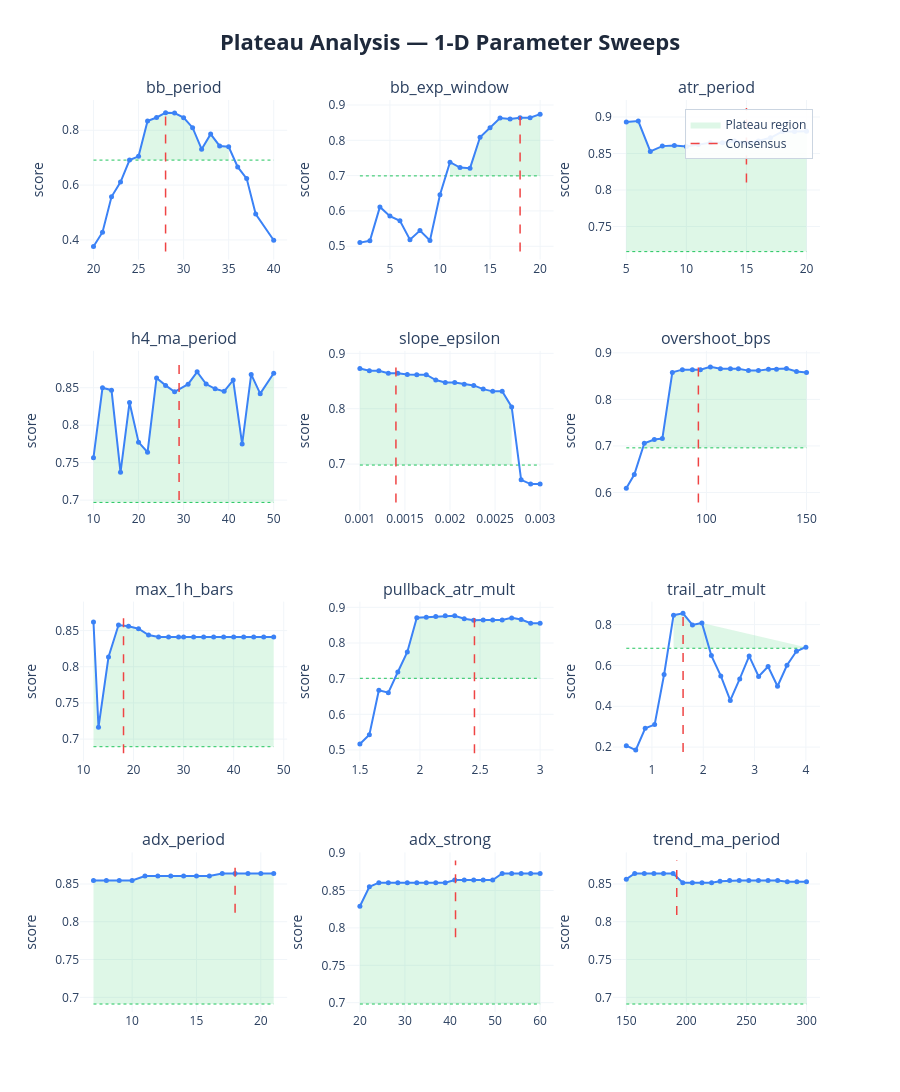

Here is the notebook cell this chart was saved with:
### Markdown cell above
### 1-D sweep charts:
| Element | Meaning | Good | Bad |
|---------|---------|------|-----|
| **Blue curve** | Composite score at each value of the parameter, with all others held at consensus | Flat-topped curve — performance is insensitive to the exact value | Narrow spike — optimizer latched onto one specific value, everything nearby is worse |
| **Red dashed line** | Where the consensus value sits | On the flat top of the curve | On a steep slope or at the edge of a cliff |
| **Green dashed line** | Cutoff at 80% of peak score — the boundary between plateau and non-plateau | Blue curve stays above this line across most of the range | Blue curve dips below it quickly either side of the peak |
| **Green shading** | Plateau region — all values where the score stays within 20% of the peak | Wide green band spanning most of the range (robust) | Thin sliver or no shading at all (fragile/overfit) |

### Code cell
# ── visual sweep curves ───────────────────────────────────────────────────
plot_plateau_analysis(
    sweep_results    = sweep_results,
    consensus_params = results['consensus_params'],
    param_defs       = PARAM_DEFS,
    fixed_params     = FIXED_PARAMS,
    threshold        = 0.20,
    show             = False,
    save_html        = None,
)

### Figure 1 — Plotly figure (JSON) as saved in the notebook; plotly's stock layout.template omitted (floating-point values rounded to 4 significant figures)
{"data": [{"fill": "toself", "fillcolor": "rgba(34, 197, 94, 0.15)", "hoverinfo": "skip", "line": {"color": "rgba(0,0,0,0)"}, "name": "Plateau region", "showlegend": true, "type": "scatter", "x": [24, 25, 26, 27, 28, 29, 30, 31, 32, 33, 34, 35, 35, 34, 33, 32, 31, 30, 29, 28, 27, 26, 25, 24], "xaxis": "x", "y": [0.6912, 0.7049, 0.8339, 0.8466, 0.8639, 0.8625, 0.8459, 0.8093, 0.7311, 0.7859, 0.7429, 0.7399, 0.6911, 0.6911, 0.6911, 0.6911, 0.6911, 0.6911, 0.6911, 0.6911, 0.6911, 0.6911, 0.6911, 0.6911], "yaxis": "y"}, {"hoverinfo": "skip", "line": {"color": "#22c55e", "dash": "dot", "width": 1}, "mode": "lines", "showlegend": false, "type": "scatter", "x": [20, 40], "xaxis": "x", "y": [0.6911, 0.6911], "yaxis": "y"}, {"hovertemplate": "<b>bb_period</b><br>Value: %{x:.4g}<br>Score: %{y:.4f}<br><extra></extra>", "line": {"color": "#3b82f6", "width": 2}, "marker": {"size": 5}, "mode": "lines+markers", "name": "bb_period", "showlegend": false, "type": "scatter", "x": [20, 21, 22, 23, 24, 25, 26, 27, 28, 29, 30, 31, 32, 33, 34, 35, 36, 37, 38, 40], "xaxis": "x", "y": [0.3762, 0.4283, 0.5573, 0.6112, 0.6912, 0.7049, 0.8339, 0.8466, 0.8639, 0.8625, 0.8459, 0.8093, 0.7311, 0.7859, 0.7429, 0.7399, 0.6664, 0.6237, 0.4944, 0.3989], "yaxis": "y"}, {"hoverinfo": "skip", "line": {"color": "#ef4444", "dash": "dash", "width": 1.5}, "mode": "lines", "name": "Consensus", "showlegend": true, "type": "scatter", "x": [28, 28], "xaxis": "x", "y": [0.3574, 0.8812], "yaxis": "y"}, {"fill": "toself", "fillcolor": "rgba(34, 197, 94, 0.15)", "hoverinfo": "skip", "line": {"color": "rgba(0,0,0,0)"}, "name": "Plateau region", "showlegend": false, "type": "scatter", "x": [11, 12, 13, 14, 15, 16, 17, 18, 19, 20, 20, 19, 18, 17, 16, 15, 14, 13, 12, 11], "xaxis": "x2", "y": [0.738, 0.723, 0.7211, 0.8088, 0.8356, 0.863, 0.8605, 0.8639, 0.8641, 0.8741, 0.6992, 0.6992, 0.6992, 0.6992, 0.6992, 0.6992, 0.6992, 0.6992, 0.6992, 0.6992], "yaxis": "y2"}, {"hoverinfo": "skip", "line": {"color": "#22c55e", "dash": "dot", "width": 1}, "mode": "lines", "showlegend": false, "type": "scatter", "x": [2, 20], "xaxis": "x2", "y": [0.6992, 0.6992], "yaxis": "y2"}, {"hovertemplate": "<b>bb_exp_window</b><br>Value: %{x:.4g}<br>Score: %{y:.4f}<br><extra></extra>", "line": {"color": "#3b82f6", "width": 2}, "marker": {"size": 5}, "mode": "lines+markers", "name": "bb_exp_window", "showlegend": false, "type": "scatter", "x": [2, 3, 4, 5, 6, 7, 8, 9, 10, 11, 12, 13, 14, 15, 16, 17, 18, 19, 20], "xaxis": "x2", "y": [0.5103, 0.5154, 0.6114, 0.5853, 0.5721, 0.5184, 0.5444, 0.5163, 0.6459, 0.738, 0.723, 0.7211, 0.8088, 0.8356, 0.863, 0.8605, 0.8639, 0.8641, 0.8741], "yaxis": "y2"}, {"hoverinfo": "skip", "line": {"color": "#ef4444", "dash": "dash", "width": 1.5}, "mode": "lines", "name": "Consensus", "showlegend": false, "type": "scatter", "x": [18, 18], "xaxis": "x2", "y": [0.4848, 0.8915], "yaxis": "y2"}, {"fill": "toself", "fillcolor": "rgba(34, 197, 94, 0.15)", "hoverinfo": "skip", "line": {"color": "rgba(0,0,0,0)"}, "name": "Plateau region", "showlegend": false, "type": "scatter", "x": [5, 6, 7, 8, 9, 10, 11, 12, 13, 14, 15, 16, 17, 18, 19, 20, 20, 19, 18, 17, 16, 15, 14, 13, 12, 11, 10, 9, 8, 7, 6, 5], "xaxis": "x3", "y": [0.8932, 0.8944, 0.8527, 0.8601, 0.861, 0.8596, 0.8621, 0.8646, 0.8648, 0.8671, 0.8639, 0.8671, 0.8714, 0.8801, 0.8802, 0.8804, 0.7156, 0.7156, 0.7156, 0.7156, 0.7156, 0.7156, 0.7156, 0.7156, 0.7156, 0.7156, 0.7156, 0.7156, 0.7156, 0.7156, 0.7156, 0.7156], "yaxis": "y3"}, {"hoverinfo": "skip", "line": {"color": "#22c55e", "dash": "dot", "width": 1}, "mode": "lines", "showlegend": false, "type": "scatter", "x": [5, 20], "xaxis": "x3", "y": [0.7156, 0.7156], "yaxis": "y3"}, {"hovertemplate": "<b>atr_period</b><br>Value: %{x:.4g}<br>Score: %{y:.4f}<br><extra></extra>", "line": {"color": "#3b82f6", "width": 2}, "marker": {"size": 5}, "mode": "lines+markers", "name": "atr_period", "showlegend": false, "type": "scatter", "x": [5, 6, 7, 8, 9, 10, 11, 12, 13, 14, 15, 16, 17, 18, 19, 20], "xaxis": "x3", "y": [0.8932, 0.8944, 0.8527, 0.8601, 0.861, 0.8596, 0.8621, 0.8646, 0.8648, 0.8671, 0.8639, 0.8671, 0.8714, 0.8801, 0.8802, 0.8804], "yaxis": "y3"}, {"hoverinfo": "skip", "line": {"color": "#ef4444", "dash": "dash", "width": 1.5}, "mode": "lines", "name": "Consensus", "showlegend": false, "type": "scatter", "x": [15, 15], "xaxis": "x3", "y": [0.8101, 0.9123], "yaxis": "y3"}, {"fill": "toself", "fillcolor": "rgba(34, 197, 94, 0.15)", "hoverinfo": "skip", "line": {"color": "rgba(0,0,0,0)"}, "name": "Plateau region", "showlegend": false, "type": "scatter", "x": [10, 12, 14, 16, 18, 20, 22, 24, 26, 28, 31, 33, 35, 37, 39, 41, 43, 45, 47, 50, 50, 47, 45, 43, 41, 39, 37, 35, 33, 31, 28, 26, 24, 22, 20, 18, 16, 14, 12, 10], "xaxis": "x4", "y": [0.7566, 0.8498, 0.8467, 0.7371, 0.8304, 0.7774, 0.7639, 0.8631, 0.8531, 0.8445, 0.8547, 0.8712, 0.8549, 0.8486, 0.8451, 0.8601, 0.7749, 0.8678, 0.8421, 0.8693, 0.6969, 0.6969, 0.6969, 0.6969, 0.6969, 0.6969, 0.6969, 0.6969, 0.6969, 0.6969, 0.6969, 0.6969, 0.6969, 0.6969, 0.6969, 0.6969, 0.6969, 0.6969, 0.6969, 0.6969], "yaxis": "y4"}, {"hoverinfo": "skip", "line": {"color": "#22c55e", "dash": "dot", "width": 1}, "mode": "lines", "showlegend": false, "type": "scatter", "x": [10, 50], "xaxis": "x4", "y": [0.6969, 0.6969], "yaxis": "y4"}, {"hovertemplate": "<b>h4_ma_period</b><br>Value: %{x:.4g}<br>Score: %{y:.4f}<br><extra></extra>", "line": {"color": "#3b82f6", "width": 2}, "marker": {"size": 5}, "mode": "lines+markers", "name": "h4_ma_period", "showlegend": false, "type": "scatter", "x": [10, 12, 14, 16, 18, 20, 22, 24, 26, 28, 31, 33, 35, 37, 39, 41, 43, 45, 47, 50], "xaxis": "x4", "y": [0.7566, 0.8498, 0.8467, 0.7371, 0.8304, 0.7774, 0.7639, 0.8631, 0.8531, 0.8445, 0.8547, 0.8712, 0.8549, 0.8486, 0.8451, 0.8601, 0.7749, 0.8678, 0.8421, 0.8693], "yaxis": "y4"}, {"hoverinfo": "skip", "line": {"color": "#ef4444", "dash": "dash", "width": 1.5}, "mode": "lines", "name": "Consensus", "showlegend": false, "type": "scatter", "x": [29, 29], "xaxis": "x4", "y": [0.7003, 0.8886], "yaxis": "y4"}, {"fill": "toself", "fillcolor": "rgba(34, 197, 94, 0.15)", "hoverinfo": "skip", "line": {"color": "rgba(0,0,0,0)"}, "name": "Plateau region", "showlegend": false, "type": "scatter", "x": [0.001, 0.001105, 0.001211, 0.001316, 0.001421, 0.001526, 0.001632, 0.001737, 0.001842, 0.001947, 0.002053, 0.002158, 0.002263, 0.002368, 0.002474, 0.002579, 0.002684, 0.002684, 0.002579, 0.002474, 0.002368, 0.002263, 0.002158, 0.002053, 0.001947, 0.001842, 0.001737, 0.001632, 0.001526, 0.001421, 0.001316, 0.001211, 0.001105, 0.001], "xaxis": "x5", "y": [0.8727, 0.8686, 0.8686, 0.8639, 0.8639, 0.8616, 0.8613, 0.8613, 0.8517, 0.8473, 0.8473, 0.8442, 0.8421, 0.8353, 0.8313, 0.8314, 0.8033, 0.6982, 0.6982, 0.6982, 0.6982, 0.6982, 0.6982, 0.6982, 0.6982, 0.6982, 0.6982, 0.6982, 0.6982, 0.6982, 0.6982, 0.6982, 0.6982, 0.6982], "yaxis": "y5"}, {"hoverinfo": "skip", "line": {"color": "#22c55e", "dash": "dot", "width": 1}, "mode": "lines", "showlegend": false, "type": "scatter", "x": [0.001, 0.003], "xaxis": "x5", "y": [0.6982, 0.6982], "yaxis": "y5"}, {"hovertemplate": "<b>slope_epsilon</b><br>Value: %{x:.4g}<br>Score: %{y:.4f}<br><extra></extra>", "line": {"color": "#3b82f6", "width": 2}, "marker": {"size": 5}, "mode": "lines+markers", "name": "slope_epsilon", "showlegend": false, "type": "scatter", "x": [0.001, 0.001105, 0.001211, 0.001316, 0.001421, 0.001526, 0.001632, 0.001737, 0.001842, 0.001947, 0.002053, 0.002158, 0.002263, 0.002368, 0.002474, 0.002579, 0.002684, 0.002789, 0.002895, 0.003], "xaxis": "x5", "y": [0.8727, 0.8686, 0.8686, 0.8639, 0.8639, 0.8616, 0.8613, 0.8613, 0.8517, 0.8473, 0.8473, 0.8442, 0.8421, 0.8353, 0.8313, 0.8314, 0.8033, 0.6715, 0.6639, 0.6639], "yaxis": "y5"}, {"hoverinfo": "skip", "line": {"color": "#ef4444", "dash": "dash", "width": 1.5}, "mode": "lines", "name": "Consensus", "showlegend": false, "type": "scatter", "x": [0.0014, 0.0014], "xaxis": "x5", "y": [0.6307, 0.8902], "yaxis": "y5"}, {"fill": "toself", "fillcolor": "rgba(34, 197, 94, 0.15)", "hoverinfo": "skip", "line": {"color": "rgba(0,0,0,0)"}, "name": "Plateau region", "showlegend": false, "type": "scatter", "x": [69, 74, 78, 83, 88, 93, 97, 102, 107, 112, 116, 121, 126, 131, 135, 140, 145, 150, 150, 145, 140, 135, 131, 126, 121, 116, 112, 107, 102, 97, 93, 88, 83, 78, 74, 69], "xaxis": "x6", "y": [0.7058, 0.7138, 0.7159, 0.858, 0.8639, 0.8639, 0.8636, 0.8699, 0.8661, 0.8657, 0.8657, 0.8618, 0.8618, 0.8645, 0.8645, 0.8662, 0.86, 0.8579, 0.6959, 0.6959, 0.6959, 0.6959, 0.6959, 0.6959, 0.6959, 0.6959, 0.6959, 0.6959, 0.6959, 0.6959, 0.6959, 0.6959, 0.6959, 0.6959, 0.6959, 0.6959], "yaxis": "y6"}, {"hoverinfo": "skip", "line": {"color": "#22c55e", "dash": "dot", "width": 1}, "mode": "lines", "showlegend": false, "type": "scatter", "x": [60, 150], "xaxis": "x6", "y": [0.6959, 0.6959], "yaxis": "y6"}, {"hovertemplate": "<b>overshoot_bps</b><br>Value: %{x:.4g}<br>Score: %{y:.4f}<br><extra></extra>", "line": {"color": "#3b82f6", "width": 2}, "marker": {"size": 5}, "mode": "lines+markers", "name": "overshoot_bps", "showlegend": false, "type": "scatter", "x": [60, 64, 69, 74, 78, 83, 88, 93, 97, 102, 107, 112, 116, 121, 126, 131, 135, 140, 145, 150], "xaxis": "x6", "y": [0.6091, 0.6385, 0.7058, 0.7138, 0.7159, 0.858, 0.8639, 0.8639, 0.8636, 0.8699, 0.8661, 0.8657, 0.8657, 0.8618, 0.8618, 0.8645, 0.8645, 0.8662, 0.86, 0.8579], "yaxis": "y6"}, {"hoverinfo": "skip", "line": {"color": "#ef4444", "dash": "dash", "width": 1.5}, "mode": "lines", "name": "Consensus", "showlegend": false, "type": "scatter", "x": [96, 96], "xaxis": "x6", "y": [0.5787, 0.8873], "yaxis": "y6"}, {"fill": "toself", "fillcolor": "rgba(34, 197, 94, 0.15)", "hoverinfo": "skip", "line": {"color": "rgba(0,0,0,0)"}, "name": "Plateau region", "showlegend": false, "type": "scatter", "x": [12, 13, 15, 17, 19, 21, 23, 25, 27, 29, 30, 32, 34, 36, 38, 40, 42, 44, 46, 48, 48, 46, 44, 42, 40, 38, 36, 34, 32, 30, 29, 27, 25, 23, 21, 19, 17, 15, 13, 12], "xaxis": "x7", "y": [0.8618, 0.7163, 0.8135, 0.8578, 0.856, 0.8526, 0.8439, 0.8412, 0.8412, 0.8412, 0.8412, 0.8412, 0.8412, 0.8412, 0.8412, 0.8412, 0.8412, 0.8412, 0.8412, 0.8412, 0.6895, 0.6895, 0.6895, 0.6895, 0.6895, 0.6895, 0.6895, 0.6895, 0.6895, 0.6895, 0.6895, 0.6895, 0.6895, 0.6895, 0.6895, 0.6895, 0.6895, 0.6895, 0.6895, 0.6895], "yaxis": "y7"}, {"hoverinfo": "skip", "line": {"color": "#22c55e", "dash": "dot", "width": 1}, "mode": "lines", "showlegend": false, "type": "scatter", "x": [12, 48], "xaxis": "x7", "y": [0.6895, 0.6895], "yaxis": "y7"}, {"hovertemplate": "<b>max_1h_bars</b><br>Value: %{x:.4g}<br>Score: %{y:.4f}<br><extra></extra>", "line": {"color": "#3b82f6", "width": 2}, "marker": {"size": 5}, "mode": "lines+markers", "name": "max_1h_bars", "showlegend": false, "type": "scatter", "x": [12, 13, 15, 17, 19, 21, 23, 25, 27, 29, 30, 32, 34, 36, 38, 40, 42, 44, 46, 48], "xaxis": "x7", "y": [0.8618, 0.7163, 0.8135, 0.8578, 0.856, 0.8526, 0.8439, 0.8412, 0.8412, 0.8412, 0.8412, 0.8412, 0.8412, 0.8412, 0.8412, 0.8412, 0.8412, 0.8412, 0.8412, 0.8412], "yaxis": "y7"}, {"hoverinfo": "skip", "line": {"color": "#ef4444", "dash": "dash", "width": 1.5}, "mode": "lines", "name": "Consensus", "showlegend": false, "type": "scatter", "x": [18, 18], "xaxis": "x7", "y": [0.6805, 0.8791], "yaxis": "y7"}, {"fill": "toself", "fillcolor": "rgba(34, 197, 94, 0.15)", "hoverinfo": "skip", "line": {"color": "rgba(0,0,0,0)"}, "name": "Plateau region", "showlegend": false, "type": "scatter", "x": [1.816, 1.895, 1.974, 2.053, 2.132, 2.211, 2.289, 2.368, 2.447, 2.526, 2.605, 2.684, 2.763, 2.842, 2.921, 3.0, 3.0, 2.921, 2.842, 2.763, 2.684, 2.605, 2.526, 2.447, 2.368, 2.289, 2.211, 2.132, 2.053, 1.974, 1.895, 1.816], "xaxis": "x8", "y": [0.7186, 0.7748, 0.8707, 0.8723, 0.8741, 0.8761, 0.8761, 0.8678, 0.8639, 0.8647, 0.8647, 0.8647, 0.8704, 0.866, 0.8554, 0.8554, 0.7009, 0.7009, 0.7009, 0.7009, 0.7009, 0.7009, 0.7009, 0.7009, 0.7009, 0.7009, 0.7009, 0.7009, 0.7009, 0.7009, 0.7009, 0.7009], "yaxis": "y8"}, {"hoverinfo": "skip", "line": {"color": "#22c55e", "dash": "dot", "width": 1}, "mode": "lines", "showlegend": false, "type": "scatter", "x": [1.5, 3], "xaxis": "x8", "y": [0.7009, 0.7009], "yaxis": "y8"}, {"hovertemplate": "<b>pullback_atr_mult</b><br>Value: %{x:.4g}<br>Score: %{y:.4f}<br><extra></extra>", "line": {"color": "#3b82f6", "width": 2}, "marker": {"size": 5}, "mode": "lines+markers", "name": "pullback_atr_mult", "showlegend": false, "type": "scatter", "x": [1.5, 1.579, 1.658, 1.737, 1.816, 1.895, 1.974, 2.053, 2.132, 2.211, 2.289, 2.368, 2.447, 2.526, 2.605, 2.684, 2.763, 2.842, 2.921, 3.0], "xaxis": "x8", "y": [0.5167, 0.5428, 0.6672, 0.6607, 0.7186, 0.7748, 0.8707, 0.8723, 0.8741, 0.8761, 0.8761, 0.8678, 0.8639, 0.8647, 0.8647, 0.8647, 0.8704, 0.866, 0.8554, 0.8554], "yaxis": "y8"}, {"hoverinfo": "skip", "line": {"color": "#ef4444", "dash": "dash", "width": 1.5}, "mode": "lines", "name": "Consensus", "showlegend": false, "type": "scatter", "x": [2.454, 2.454], "xaxis": "x8", "y": [0.4908, 0.8937], "yaxis": "y8"}, {"fill": "toself", "fillcolor": "rgba(34, 197, 94, 0.15)", "hoverinfo": "skip", "line": {"color": "rgba(0,0,0,0)"}, "name": "Plateau region", "showlegend": false, "type": "scatter", "x": [1.421, 1.605, 1.789, 1.974, 4.0, 4.0, 1.974, 1.789, 1.605, 1.421], "xaxis": "x9", "y": [0.8462, 0.8552, 0.7981, 0.8081, 0.6896, 0.6842, 0.6842, 0.6842, 0.6842, 0.6842], "yaxis": "y9"}, {"hoverinfo": "skip", "line": {"color": "#22c55e", "dash": "dot", "width": 1}, "mode": "lines", "showlegend": false, "type": "scatter", "x": [0.5, 4], "xaxis": "x9", "y": [0.6842, 0.6842], "yaxis": "y9"}, {"hovertemplate": "<b>trail_atr_mult</b><br>Value: %{x:.4g}<br>Score: %{y:.4f}<br><extra></extra>", "line": {"color": "#3b82f6", "width": 2}, "marker": {"size": 5}, "mode": "lines+markers", "name": "trail_atr_mult", "showlegend": false, "type": "scatter", "x": [0.5, 0.6842, 0.8684, 1.053, 1.237, 1.421, 1.605, 1.789, 1.974, 2.158, 2.342, 2.526, 2.711, 2.895, 3.079, 3.263, 3.447, 3.632, 3.816, 4.0], "xaxis": "x9", "y": [0.2072, 0.1853, 0.2919, 0.3102, 0.5555, 0.8462, 0.8552, 0.7981, 0.8081, 0.6481, 0.5488, 0.4285, 0.5339, 0.6459, 0.5463, 0.5946, 0.4981, 0.6009, 0.6695, 0.6896], "yaxis": "y9"}, {"hoverinfo": "skip", "line": {"color": "#ef4444", "dash": "dash", "width": 1.5}, "mode": "lines", "name": "Consensus", "showlegend": false, "type": "scatter", "x": [1.607, 1.607], "xaxis": "x9", "y": [0.1761, 0.8723], "yaxis": "y9"}, {"fill": "toself", "fillcolor": "rgba(34, 197, 94, 0.15)", "hoverinfo": "skip", "line": {"color": "rgba(0,0,0,0)"}, "name": "Plateau region", "showlegend": false, "type": "scatter", "x": [7, 8, 9, 10, 11, 12, 13, 14, 15, 16, 17, 18, 19, 20, 21, 21, 20, 19, 18, 17, 16, 15, 14, 13, 12, 11, 10, 9, 8, 7], "xaxis": "x10", "y": [0.8548, 0.8548, 0.8548, 0.8548, 0.8604, 0.8604, 0.8604, 0.8604, 0.8604, 0.8604, 0.8639, 0.8639, 0.8639, 0.8639, 0.8639, 0.6911, 0.6911, 0.6911, 0.6911, 0.6911, 0.6911, 0.6911, 0.6911, 0.6911, 0.6911, 0.6911, 0.6911, 0.6911, 0.6911, 0.6911], "yaxis": "y10"}, {"hoverinfo": "skip", "line": {"color": "#22c55e", "dash": "dot", "width": 1}, "mode": "lines", "showlegend": false, "type": "scatter", "x": [7, 21], "xaxis": "x10", "y": [0.6911, 0.6911], "yaxis": "y10"}, {"hovertemplate": "<b>adx_period</b><br>Value: %{x:.4g}<br>Score: %{y:.4f}<br><extra></extra>", "line": {"color": "#3b82f6", "width": 2}, "marker": {"size": 5}, "mode": "lines+markers", "name": "adx_period", "showlegend": false, "type": "scatter", "x": [7, 8, 9, 10, 11, 12, 13, 14, 15, 16, 17, 18, 19, 20, 21], "xaxis": "x10", "y": [0.8548, 0.8548, 0.8548, 0.8548, 0.8604, 0.8604, 0.8604, 0.8604, 0.8604, 0.8604, 0.8639, 0.8639, 0.8639, 0.8639, 0.8639], "yaxis": "y10"}, {"hoverinfo": "skip", "line": {"color": "#ef4444", "dash": "dash", "width": 1.5}, "mode": "lines", "name": "Consensus", "showlegend": false, "type": "scatter", "x": [18, 18], "xaxis": "x10", "y": [0.812, 0.8812], "yaxis": "y10"}, {"fill": "toself", "fillcolor": "rgba(34, 197, 94, 0.15)", "hoverinfo": "skip", "line": {"color": "rgba(0,0,0,0)"}, "name": "Plateau region", "showlegend": false, "type": "scatter", "x": [20.0, 22.11, 24.21, 26.32, 28.42, 30.53, 32.63, 34.74, 36.84, 38.95, 41.05, 43.16, 45.26, 47.37, 49.47, 51.58, 53.68, 55.79, 57.89, 60.0, 60.0, 57.89, 55.79, 53.68, 51.58, 49.47, 47.37, 45.26, 43.16, 41.05, 38.95, 36.84, 34.74, 32.63, 30.53, 28.42, 26.32, 24.21, 22.11, 20.0], "xaxis": "x11", "y": [0.8289, 0.855, 0.8604, 0.8604, 0.8604, 0.8604, 0.8604, 0.8604, 0.8604, 0.8604, 0.8639, 0.8639, 0.8639, 0.8639, 0.8639, 0.8728, 0.8728, 0.8728, 0.8728, 0.8728, 0.6982, 0.6982, 0.6982, 0.6982, 0.6982, 0.6982, 0.6982, 0.6982, 0.6982, 0.6982, 0.6982, 0.6982, 0.6982, 0.6982, 0.6982, 0.6982, 0.6982, 0.6982, 0.6982, 0.6982], "yaxis": "y11"}, {"hoverinfo": "skip", "line": {"color": "#22c55e", "dash": "dot", "width": 1}, "mode": "lines", "showlegend": false, "type": "scatter", "x": [20, 60], "xaxis": "x11", "y": [0.6982, 0.6982], "yaxis": "y11"}, {"hovertemplate": "<b>adx_strong</b><br>Value: %{x:.4g}<br>Score: %{y:.4f}<br><extra></extra>", "line": {"color": "#3b82f6", "width": 2}, "marker": {"size": 5}, "mode": "lines+markers", "name": "adx_strong", "showlegend": false, "type": "scatter", "x": [20.0, 22.11, 24.21, 26.32, 28.42, 30.53, 32.63, 34.74, 36.84, 38.95, 41.05, 43.16, 45.26, 47.37, 49.47, 51.58, 53.68, 55.79, 57.89, 60.0], "xaxis": "x11", "y": [0.8289, 0.855, 0.8604, 0.8604, 0.8604, 0.8604, 0.8604, 0.8604, 0.8604, 0.8604, 0.8639, 0.8639, 0.8639, 0.8639, 0.8639, 0.8728, 0.8728, 0.8728, 0.8728, 0.8728], "yaxis": "y11"}, {"hoverinfo": "skip", "line": {"color": "#ef4444", "dash": "dash", "width": 1.5}, "mode": "lines", "name": "Consensus", "showlegend": false, "type": "scatter", "x": [41.23, 41.23], "xaxis": "x11", "y": [0.7874, 0.8903], "yaxis": "y11"}, {"fill": "toself", "fillcolor": "rgba(34, 197, 94, 0.15)", "hoverinfo": "skip", "line": {"color": "rgba(0,0,0,0)"}, "name": "Plateau region", "showlegend": false, "type": "scatter", "x": [150, 157, 165, 173, 181, 189, 197, 205, 213, 221, 228, 236, 244, 252, 260, 268, 276, 284, 292, 300, 300, 292, 284, 276, 268, 260, 252, 244, 236, 228, 221, 213, 205, 197, 189, 181, 173, 165, 157, 150], "xaxis": "x12", "y": [0.8564, 0.8639, 0.8639, 0.8639, 0.8639, 0.8639, 0.8516, 0.8516, 0.8516, 0.8516, 0.8537, 0.8545, 0.8545, 0.8545, 0.8545, 0.8545, 0.8545, 0.8529, 0.8529, 0.8529, 0.6911, 0.6911, 0.6911, 0.6911, 0.6911, 0.6911, 0.6911, 0.6911, 0.6911, 0.6911, 0.6911, 0.6911, 0.6911, 0.6911, 0.6911, 0.6911, 0.6911, 0.6911, 0.6911, 0.6911], "yaxis": "y12"}, {"hoverinfo": "skip", "line": {"color": "#22c55e", "dash": "dot", "width": 1}, "mode": "lines", "showlegend": false, "type": "scatter", "x": [150, 300], "xaxis": "x12", "y": [0.6911, 0.6911], "yaxis": "y12"}, {"hovertemplate": "<b>trend_ma_period</b><br>Value: %{x:.4g}<br>Score: %{y:.4f}<br><extra></extra>", "line": {"color": "#3b82f6", "width": 2}, "marker": {"size": 5}, "mode": "lines+markers", "name": "trend_ma_period", "showlegend": false, "type": "scatter", "x": [150, 157, 165, 173, 181, 189, 197, 205, 213, 221, 228, 236, 244, 252, 260, 268, 276, 284, 292, 300], "xaxis": "x12", "y": [0.8564, 0.8639, 0.8639, 0.8639, 0.8639, 0.8639, 0.8516, 0.8516, 0.8516, 0.8516, 0.8537, 0.8545, 0.8545, 0.8545, 0.8545, 0.8545, 0.8545, 0.8529, 0.8529, 0.8529], "yaxis": "y12"}, {"hoverinfo": "skip", "line": {"color": "#ef4444", "dash": "dash", "width": 1.5}, "mode": "lines", "name": "Consensus", "showlegend": false, "type": "scatter", "x": [192, 192], "xaxis": "x12", "y": [0.809, 0.8812], "yaxis": "y12"}], "layout": {"annotations": [{"font": {"size": 16}, "showarrow": false, "text": "bb_period", "x": 0.14, "xanchor": "center", "xref": "paper", "y": 1, "yanchor": "bottom", "yref": "paper"}, {"font": {"size": 16}, "showarrow": false, "text": "bb_exp_window", "x": 0.5, "xanchor": "center", "xref": "paper", "y": 1, "yanchor": "bottom", "yref": "paper"}, {"font": {"size": 16}, "showarrow": false, "text": "atr_period", "x": 0.86, "xanchor": "center", "xref": "paper", "y": 1, "yanchor": "bottom", "yref": "paper"}, {"font": {"size": 16}, "showarrow": false, "text": "h4_ma_period", "x": 0.14, "xanchor": "center", "xref": "paper", "y": 0.725, "yanchor": "bottom", "yref": "paper"}, {"font": {"size": 16}, "showarrow": false, "text": "slope_epsilon", "x": 0.5, "xanchor": "center", "xref": "paper", "y": 0.725, "yanchor": "bottom", "yref": "paper"}, {"font": {"size": 16}, "showarrow": false, "text": "overshoot_bps", "x": 0.86, "xanchor": "center", "xref": "paper", "y": 0.725, "yanchor": "bottom", "yref": "paper"}, {"font": {"size": 16}, "showarrow": false, "text": "max_1h_bars", "x": 0.14, "xanchor": "center", "xref": "paper", "y": 0.45, "yanchor": "bottom", "yref": "paper"}, {"font": {"size": 16}, "showarrow": false, "text": "pullback_atr_mult", "x": 0.5, "xanchor": "center", "xref": "paper", "y": 0.45, "yanchor": "bottom", "yref": "paper"}, {"font": {"size": 16}, "showarrow": false, "text": "trail_atr_mult", "x": 0.86, "xanchor": "center", "xref": "paper", "y": 0.45, "yanchor": "bottom", "yref": "paper"}, {"font": {"size": 16}, "showarrow": false, "text": "adx_period", "x": 0.14, "xanchor": "center", "xref": "paper", "y": 0.175, "yanchor": "bottom", "yref": "paper"}, {"font": {"size": 16}, "showarrow": false, "text": "adx_strong", "x": 0.5, "xanchor": "center", "xref": "paper", "y": 0.175, "yanchor": "bottom", "yref": "paper"}, {"font": {"size": 16}, "showarrow": false, "text": "trend_ma_period", "x": 0.86, "xanchor": "center", "xref": "paper", "y": 0.175, "yanchor": "bottom", "yref": "paper"}], "height": 1200, "legend": {"bgcolor": "rgba(255, 255, 255, 0.9)", "bordercolor": "#cbd5e1", "borderwidth": 1, "x": 0.99, "xanchor": "right", "y": 0.99, "yanchor": "top"}, "title": {"font": {"color": "#1E293B", "size": 22}, "text": "<b>Plateau Analysis — 1-D Parameter Sweeps</b>", "x": 0.5, "xanchor": "center"}, "xaxis": {"anchor": "y", "domain": [0, 0.28], "gridcolor": "#f1f5f9", "gridwidth": 1, "showgrid": true}, "xaxis10": {"anchor": "y10", "domain": [0, 0.28], "gridcolor": "#f1f5f9", "gridwidth": 1, "showgrid": true}, "xaxis11": {"anchor": "y11", "domain": [0.36, 0.64], "gridcolor": "#f1f5f9", "gridwidth": 1, "showgrid": true}, "xaxis12": {"anchor": "y12", "domain": [0.72, 1], "gridcolor": "#f1f5f9", "gridwidth": 1, "showgrid": true}, "xaxis2": {"anchor": "y2", "domain": [0.36, 0.64], "gridcolor": "#f1f5f9", "gridwidth": 1, "showgrid": true}, "xaxis3": {"anchor": "y3", "domain": [0.72, 1], "gridcolor": "#f1f5f9", "gridwidth": 1, "showgrid": true}, "xaxis4": {"anchor": "y4", "domain": [0, 0.28], "gridcolor": "#f1f5f9", "gridwidth": 1, "showgrid": true}, "xaxis5": {"anchor": "y5", "domain": [0.36, 0.64], "gridcolor": "#f1f5f9", "gridwidth": 1, "showgrid": true}, "xaxis6": {"anchor": "y6", "domain": [0.72, 1], "gridcolor": "#f1f5f9", "gridwidth": 1, "showgrid": true}, "xaxis7": {"anchor": "y7", "domain": [0, 0.28], "gridcolor": "#f1f5f9", "gridwidth": 1, "showgrid": true}, "xaxis8": {"anchor": "y8", "domain": [0.36, 0.64], "gridcolor": "#f1f5f9", "gridwidth": 1, "showgrid": true}, "xaxis9": {"anchor": "y9", "domain": [0.72, 1], "gridcolor": "#f1f5f9", "gridwidth": 1, "showgrid": true}, "yaxis": {"anchor": "x", "domain": [0.825, 1], "gridcolor": "#f1f5f9", "gridwidth": 1, "showgrid": true, "title": {"text": "score"}}, "yaxis10": {"anchor": "x10", "domain": [0, 0.175], "gridcolor": "#f1f5f9", "gridwidth": 1, "showgrid": true, "title": {"text": "score"}}, "yaxis11": {"anchor": "x11", "domain": [0, 0.175], "gridcolor": "#f1f5f9", "gridwidth": 1, "showgrid": true, "title": {"text": "score"}}, "yaxis12": {"anchor": "x12", "domain": [0, 0.175], "gridcolor": "#f1f5f9", "gridwidth": 1, "showgrid": true, "title": {"text": "score"}}, "yaxis2": {"anchor": "x2", "domain": [0.825, 1], "gridcolor": "#f1f5f9", "gridwidth": 1, "showgrid": true, "title": {"text": "score"}}, "yaxis3": {"anchor": "x3", "domain": [0.825, 1], "gridcolor": "#f1f5f9", "gridwidth": 1, "showgrid": true, "title": {"text": "score"}}, "yaxis4": {"anchor": "x4", "domain": [0.55, 0.725], "gridcolor": "#f1f5f9", "gridwidth": 1, "showgrid": true, "title": {"text": "score"}}, "yaxis5": {"anchor": "x5", "domain": [0.55, 0.725], "gridcolor": "#f1f5f9", "gridwidth": 1, "showgrid": true, "title": {"text": "score"}}, "yaxis6": {"anchor": "x6", "domain": [0.55, 0.725], "gridcolor": "#f1f5f9", "gridwidth": 1, "showgrid": true, "title": {"text": "score"}}, "yaxis7": {"anchor": "x7", "domain": [0.275, 0.45], "gridcolor": "#f1f5f9", "gridwidth": 1, "showgrid": true, "title": {"text": "score"}}, "yaxis8": {"anchor": "x8", "domain": [0.275, 0.45], "gridcolor": "#f1f5f9", "gridwidth": 1, "showgrid": true, "title": {"text": "score"}}, "yaxis9": {"anchor": "x9", "domain": [0.275, 0.45], "gridcolor": "#f1f5f9", "gridwidth": 1, "showgrid": true, "title": {"text": "score"}}}}
